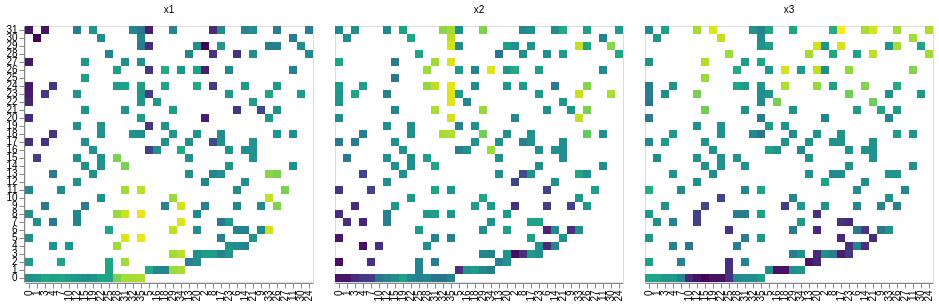

The notebook cell this image was saved under:
### Markdown cell above
## 6  Component planes

A component plane shows the mean value of one input feature across the SOM grid.
Comparing planes reveals which features drive which regions — essential for
interpreting what each cluster represents.

### Code cell
plot_component_planes(som, data_z, feature_names=["x1", "x2", "x3"], cell_pixels=8.0)

### Figure 1 — Vega-Lite specification as saved in the notebook (floating-point values rounded to 4 significant figures; data arrays with more than 128 entries replaced by an {"elided": "..."} marker saying what was removed)
{"config": {"view": {"continuousWidth": 300, "continuousHeight": 300}}, "data": {"name": "data-aa9cd2af6c172263025c9b2dcc39948a"}, "mark": {"type": "rect"}, "encoding": {"color": {"field": "value", "legend": null, "scale": {"scheme": "viridis"}, "type": "quantitative"}, "column": {"field": "feature", "title": "", "type": "nominal"}, "tooltip": [{"field": "feature", "type": "nominal"}, {"field": "row", "type": "quantitative"}, {"field": "col", "type": "quantitative"}, {"field": "value", "type": "quantitative"}], "x": {"field": "col", "sort": null, "title": null, "type": "ordinal"}, "y": {"field": "row", "sort": "descending", "title": null, "type": "ordinal"}}, "height": {"step": 8.0}, "resolve": {"scale": {"color": "shared"}}, "width": {"step": 8.0}, "$schema": "https://vega.github.io/schema/vega-lite/v6.4.1.json", "datasets": {"data-aa9cd2af6c172263025c9b2dcc39948a": {"elided": "3456 records"}}}
